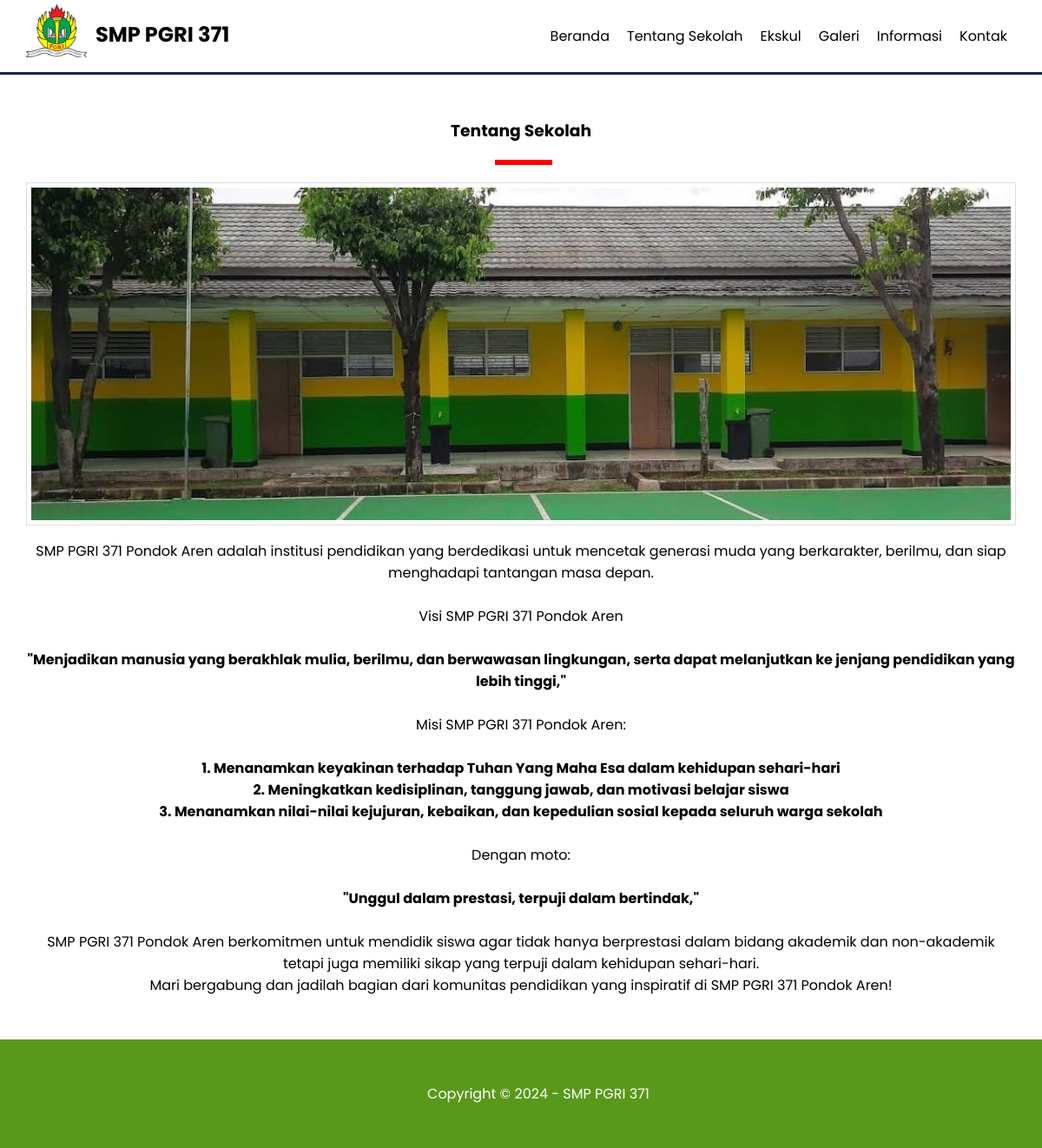
/tentang-sekolah.php, run on the app's committed database.
### tables this page shows
CREATE TABLE `pengaturan` (
  `id` int(11) NOT NULL,
  `nama` varchar(50) NOT NULL,
  `email` varchar(50) NOT NULL,
  `telepon` varchar(20) NOT NULL,
  `alamat` text NOT NULL,
  `logo` varchar(50) NOT NULL,
  `favicon` varchar(50) NOT NULL,
  `tentang_sekolah` text NOT NULL,
  `foto_sekolah` varchar(50) NOT NULL,
  `google_maps` text NOT NULL,
  `nama_kepsek` varchar(50) NOT NULL,
  `foto_kepsek` varchar(50) NOT NULL,
  `sambutan_kepsek` text NOT NULL,
  `created_at` timestamp NOT NULL DEFAULT current_timestamp(),
  `updated_at` datetime DEFAULT NULL
);

### tentang-sekolah.php (the view)
<?php include 'header.php'; ?>
<div class="section">
    <div class="container">
        <h3 class="text-center">Tentang Sekolah </h3>
        <img src="uploads/identitas/<?= $d->foto_sekolah ?>" width="100%" class="image" alt="">
        <div class="text-center">
            <?= $d->tentang_sekolah ?>  </div>
    </div>
</div>
<?php include 'footer.php'; ?>

### header.php (shortened to what this page needs)
<?php
include 'koneksi.php';
$identitas = mysqli_query($conn, "SELECT * FROM pengaturan ORDER BY id DESC LIMIT 1");
$d = mysqli_fetch_object($identitas);
?>
<!DOCTYPE html>
<html lang="en">
<head>
    <link rel="stylesheet" href="assets/css/styles.css">
</head>
<body>
     <div class="header">
        <div class="container">
            <div class="header-logo">
                <img src="uploads/identitas/logo-no-bg.png" alt="" width="70">
                <h2><a href="index.php"><?= $d->nama ?></a></h2>
            </div>
            <ul class="header-menu">
                <li><a href="index.php">Beranda</a></li>
                <li><a href="tentang-sekolah.php">Tentang Sekolah</a></li>
                <li><a href="ekskul.php">Ekskul</a></li>
                <li><a href="galeri.php">Galeri</a></li>
                <li><a href="informasi.php">Informasi</a></li>
                <li><a href="kontak.php">Kontak</a></li>
            </ul>
        </div>
     </div>

### footer.php (shortened to what this page needs)
 <footer>
        <div class="container text-center">
            Copyright &copy; 2024 - <?= $d->nama ?>
        </div>
      </footer>
</body>
</html>

### assets/css/styles.css (style rules this page uses)
* { margin: 0; padding: 0; font-family: "Poppins", sans-serif; box-sizing: border-box; }
.text-center { text-align: center !important; }
.container { width: 1140px; margin: 0 auto; }
.container::after { content: ""; display: block; clear: both; }
a { text-decoration: none; }
.image { border: 1px solid #ddd; padding: 5px; }
.header { border-bottom: 3px solid #0C2D48; }
.header a { color: #000000; }
.header-logo { float: left; line-height: 70px; padding: 5px 0; }
.header-logo img { float: left; margin-right: 10px; }
.header-logo h2 { float: left; }
.header-menu { float: right; }
.header-menu li { float: left; list-style: none; padding: 29px 10px; }
.section { padding: 50px 0; }
.section h3 { padding-bottom: 25px; margin-bottom: 20px; position: relative; }
.section h3::after { content: ""; display: block; width: 60px; border: 3px solid red; position: absolute; bottom: 0; left: calc(50% - 30px); }
.section img { margin-bottom: 10px; }
footer { padding: 50px; background-color: #59981a; color: #fff; }

### data on the page
pengaturan: nama "SMP PGRI 371", foto_sekolah (picture), tentang_sekolah "SMP PGRI 371 Pondok Aren adalah institusi pendidikan yang berdedikasi untuk mencetak generasi muda yang berkarakter, berilmu, dan siap menghadapi tantangan masa depan. Visi SMP PGRI 371 Pondok Aren \"Menjadikan manusia yang berakhlak mulia, berilmu, dan berwawasan lingkungan, serta dapat melanjutkan ke jenjang pendidikan yang lebih tinggi,\" Misi SMP PGRI 371 Pondok Aren: 1. Menanamkan keyakinan terhadap Tuhan Yang Maha Esa dalam kehidupan sehari-hari 2. Meningkatkan kedisiplinan, tanggung jawab, dan motivasi belajar siswa 3. Menanamkan nilai-nilai kejujuran, kebaikan, dan kepedulian sosial kepada seluruh warga sekolah Dengan moto: \"Unggul dalam prestasi, terpuji dalam bertindak,\" SMP PGRI…"
